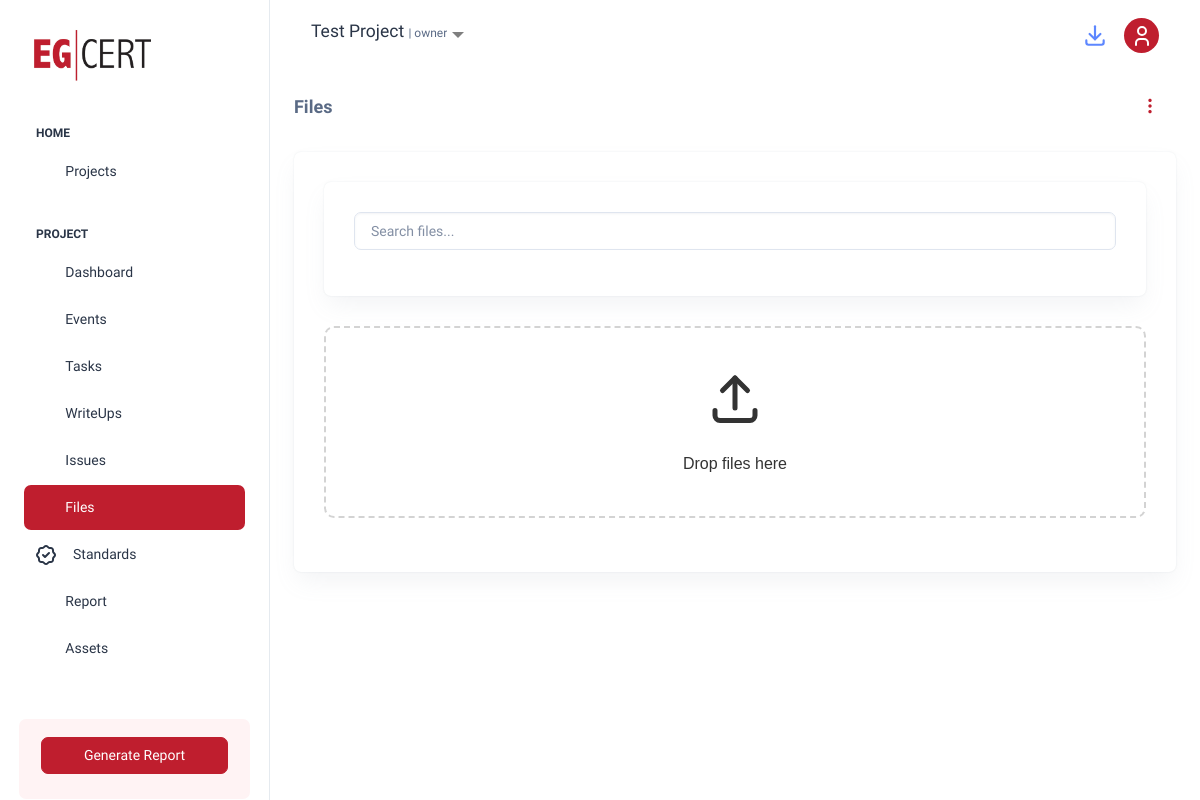
/files/project/5/files/ (signed in), run on an earlier commit of the app's database.
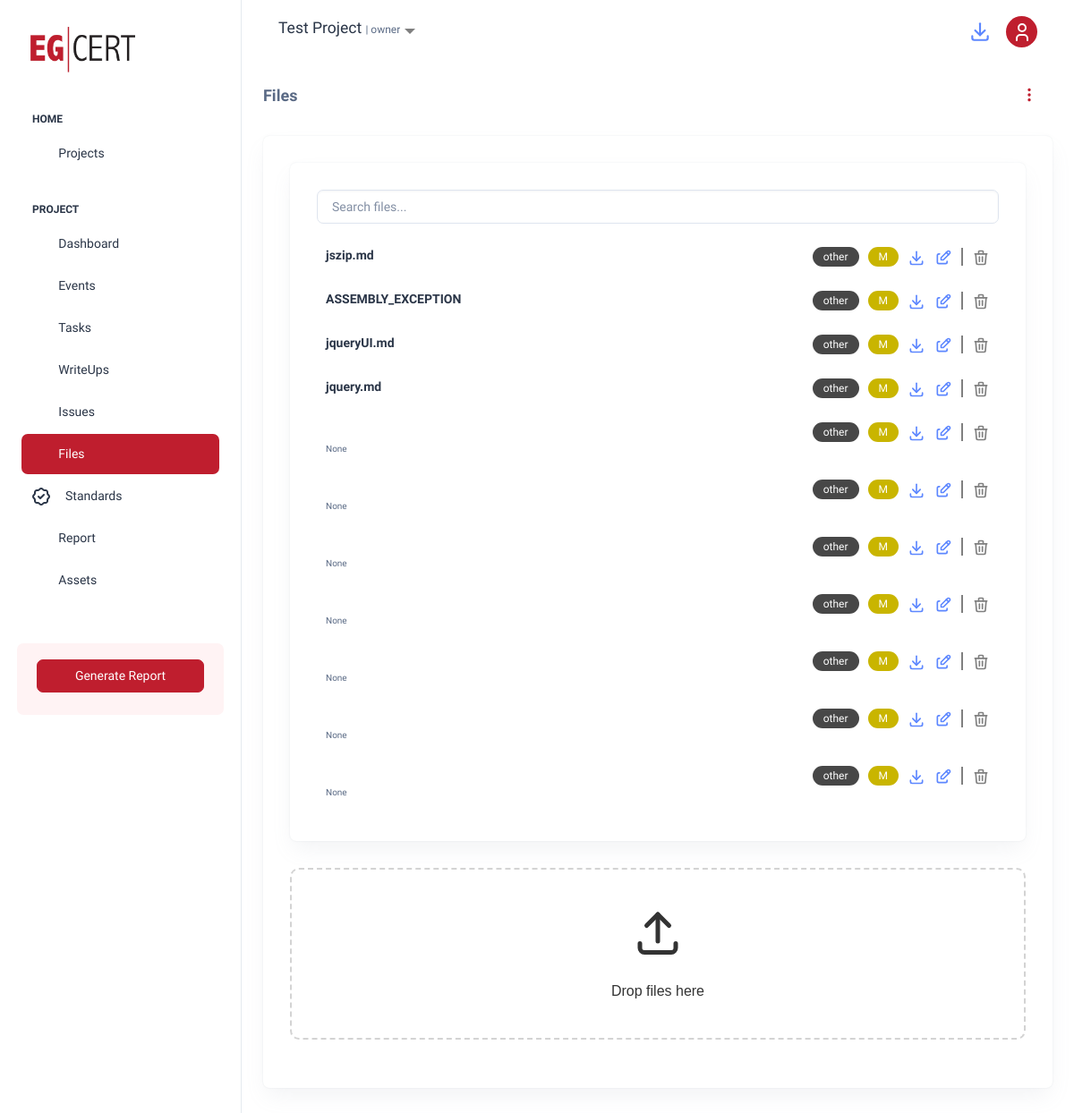
And on a later commit of the database.
### files/models.py (models this page shows, shortened)
class File(models.Model):
    FILE_TYPE_CHOICES = [
        ('external', 'External Entity'),
        ('exported', 'Exported During Pentest'),
        ('result', 'Result of the Test'),
        ('reply', 'Document Reply'),
        ('letter', 'Letter'),
        ('firmware', 'Firmware'),
        ('log', 'Log File'),
        ('exploit', 'Exploit Script/Code'),
        ('configuration', 'Configuration File'),
        ('tool', 'Tool'),
        ('other', 'Other'),
        ('writeup', 'Writeup Related'),
    ]
    FILE_STATUS_CHOICES = [
        ('pending', 'Pending Analysis'),
        ('in_progress', 'In Progress'),
        ('completed', 'Analysis Completed'),
    ]
    CONFIDENTIALITY_LEVEL_CHOICES = [
        ('low', 'Low'),
        ('medium', 'Medium'),
        ('high', 'High'),
    ]
    project = models.ForeignKey(Project, related_name='files', on_delete=models.CASCADE)
    name = models.CharField(max_length=255)
    description = models.TextField(blank=True, null=True)
    file = models.FileField(upload_to='project_files/')
    created_at = models.DateTimeField(auto_now_add=True)
    file_type = models.CharField(
        max_length=20,
        choices=FILE_TYPE_CHOICES,
        default='other'  # Default value
    )
    file_status = models.CharField(max_length=15, choices=FILE_STATUS_CHOICES, default='pending')
    confidentiality_level = models.CharField(max_length=10, choices=CONFIDENTIALITY_LEVEL_CHOICES, default='medium')
    tags = models.CharField(max_length=255, blank=True, null=True, help_text="Comma-separated tags for categorization")
    related_vulnerabilities = models.TextField(blank=True, null=True, help_text="IDs or names of related vulnerabilities")
    uploaded_by = models.ForeignKey(
        'auth.User', on_delete=models.SET_NULL, null=True, blank=True, related_name='uploaded_files'
    )
    uploaded_at = models.DateTimeField(null=True, blank=True,)
    last_modified_at = models.DateTimeField(auto_now=True)

### files/views.py (the view)
# urls.py: path('project/<int:project_id>/files/', views.project_files, name='project_files'),
def project_files(request, project_id):
    project = get_object_or_404(Project, id=project_id)
    if not (request.user == project.owner or request.user.is_staff or request.user in project.project_workers.all()):
        raise PermissionDenied  # Deny access if the user is not authorized
    files = project.files.all()
    return render(request, 'files/project_files.html', {'project': project, 'files': files})

### projects/context_processors.py (called while the page is built)
def user_projects(request):
    if request.user.is_authenticated:
        projects = Project.objects.filter(project_workers=request.user) | Project.objects.filter(owner=request.user)
        print(projects)
        return {'user_projects': projects.distinct()}  # Use distinct() to avoid duplicate results
    return {'user_projects': []}

### projects/models.py (called while the page is built)
    def __str__(self):
        return self.name

### files/templates/files/project_files.html (shortened to what this page needs)
{% extends "base_for_project.html" %}
{% load static %}
{% block extra_css %}
<link href="https://cdnjs.cloudflare.com/ajax/libs/select2/4.0.13/css/select2.min.css" rel="stylesheet"/>
<link rel="stylesheet" href="https://cdn.jsdelivr.net/npm/@yaireo/tagify@3.22.0/dist/tagify.css">
<link rel="stylesheet" href="{% static 'custom/styles/files.css' %}">
<link href="https://cdn.jsdelivr.net/npm/bootstrap-icons/font/bootstrap-icons.css" rel="stylesheet"/>
{% endblock %}
{% block content %}
  <div class="card-body container-fluid">
    <h5 class="card-title fw-semibold mb-4 d-flex justify-content-between align-items-center">
      Files
      <div class="dropdown">
        <button  class="btn btn-link"  type="button"  id="dropdownMenuButton"  data-bs-toggle="dropdown"  aria-expanded="false">
          <i class="bi bi-three-dots-vertical"></i>
        </button>
      </div>
    </h5>
    <div class="card">
        <div class="card-body" >
            <div class="card">
              <div class="card-body">
                <div class="table-responsive">
                 <div class="mb-3">
                  <input type="text" id="searchBar" oninput="filterFiles()" placeholder="Search files..." class="form-control"  value="{{ project_name }}" >
                </div>
                <div class="file-list">
                  {% for file in files %}
                    <div class="file-item" id="file_item_id{{file.id}}" data-file-name="{{ file.name|lower }}">
                      <div class="file-header" style="display: flex; justify-content: space-between; align-items: center;">
                        <div style="display: flex; align-items: center">
                          <h6 class="fw-semibold mb-1 cursor-pointer" onclick="toggleRow(this)">{{ file.name }}</h6>
                        </div>
                        <div style="display: flex; gap: 10px; align-items: center;">
                          <span class="badge category" style="background-color: rgb(71, 71, 71) ; border-radius: 20px; padding: 5px 12px; font-size: 0.75rem;">
                            {{ file.file_type }}
                          </span>
                          <span class="badge" style="background-color:
                            {% if file.confidentiality_level == 'high'%}
                            rgb(185, 34, 0)
                            {% elif file.confidentiality_level == 'medium'%}
                            rgb(201, 181, 0)
                            {% elif file.confidentiality_level == 'low'%}
                            rgb(29, 199, 43)
                            {%endif%}
                          ; border-radius: 20px; padding: 5px 12px; font-size: 0.75rem;">
                          {{ file.confidentiality_level|slice:":1"|capfirst }}
                          </span>
                          <a href="{{ file.file.url }}" class="edit-icon">
                          </a>
                          {% if user == file.uploaded_by or user == file.project.owner or user.is_staff  %}
                          <a href="{% url 'files:edit_file' file.id %}" class="edit-icon">
                          </a>
                          <div style="height: 20px; width: 2px; background-color: gray;"></div>
                          <a href="javascript:void(0)" onclick="deletefile('{{file.id}}')" class="delete_icon">
                          </a>
                          {%endif%}
                        </div>
                      </div>
                      <p class="fw-normal file-description" style="font-size: 10px;">
                        {{ file.description }}
                      </p>
                    </div>
                  {% endfor %}
                </div>
                </div>
              </div>
            </div>
            <div class="mb-4">
              <div id="dropzone" class="dropzone">
                <div class="mb-4">
                  <div class="icon-label">
                  </div>
                </div>
                <p>Drop files here</p>
              </div>
            </div>
          </div>
    </div>
  </div>
{% endblock %}

What changed in the data, as far as the page shows it:
added File: name "jszip.md", file_type "other", confidentiality_level "M"
added File: name "ASSEMBLY_EXCEPTION", file_type "other", confidentiality_level "M"
added File: name "jqueryUI.md", file_type "other", confidentiality_level "M"
added File: name "jquery.md", file_type "other", confidentiality_level "M"
added File: file_type "other", confidentiality_level "M", description "None"
added File: file_type "other", confidentiality_level "M", description "None"
added File: file_type "other", confidentiality_level "M", description "None"
added File: file_type "other", confidentiality_level "M", description "None"
added File: file_type "other", confidentiality_level "M", description "None"
added File: file_type "other", confidentiality_level "M", description "None"
added File: file_type "other", confidentiality_level "M", description "None"
